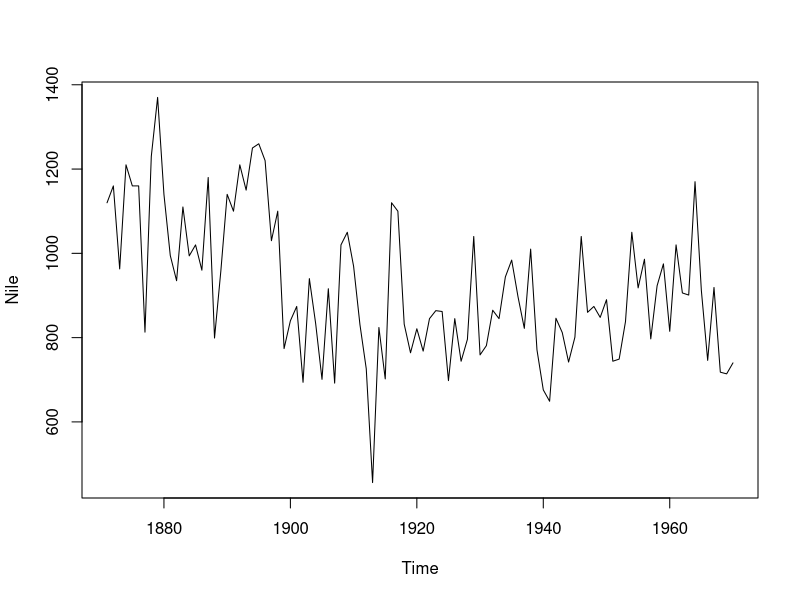
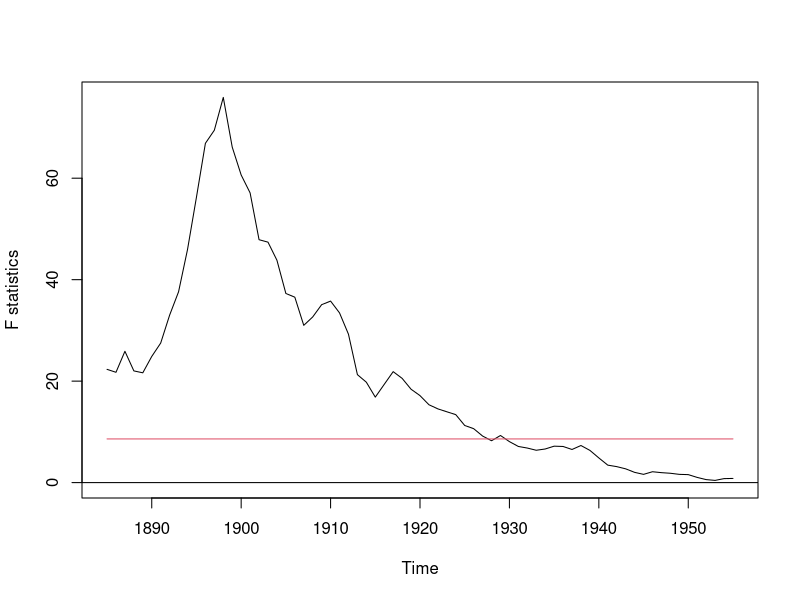
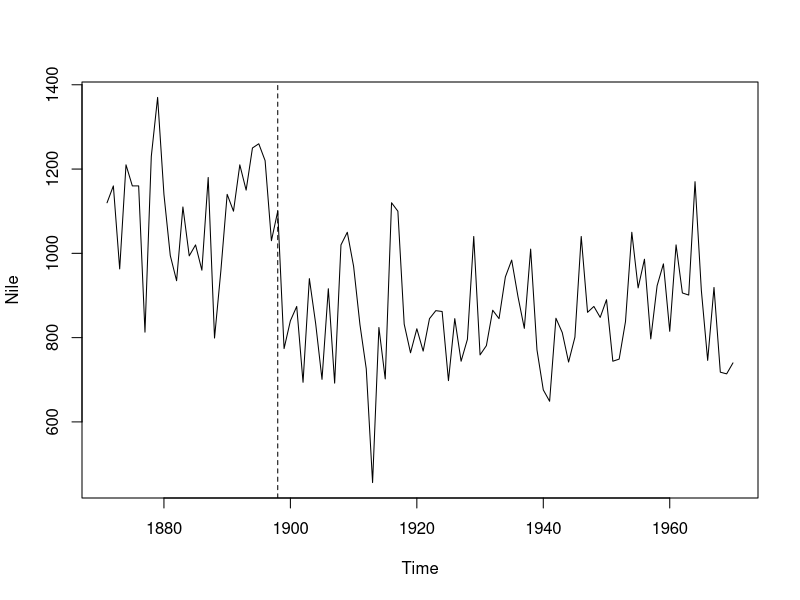
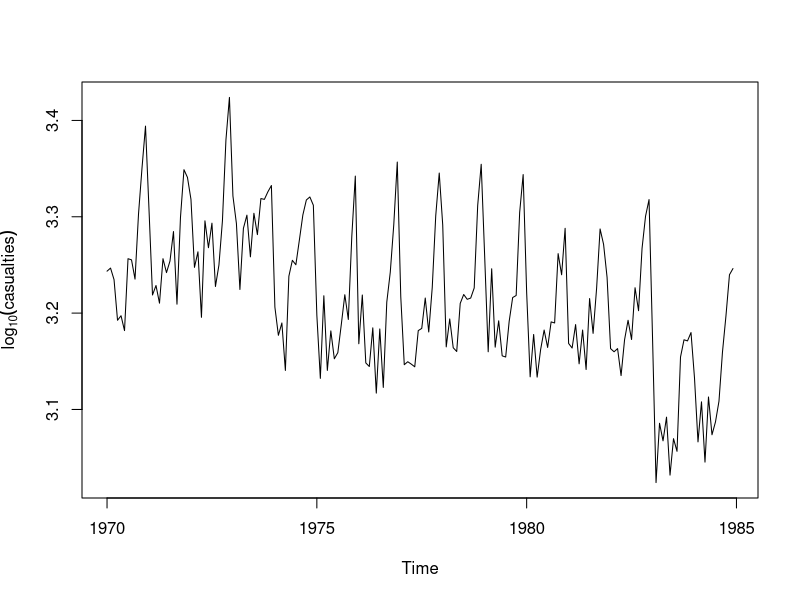
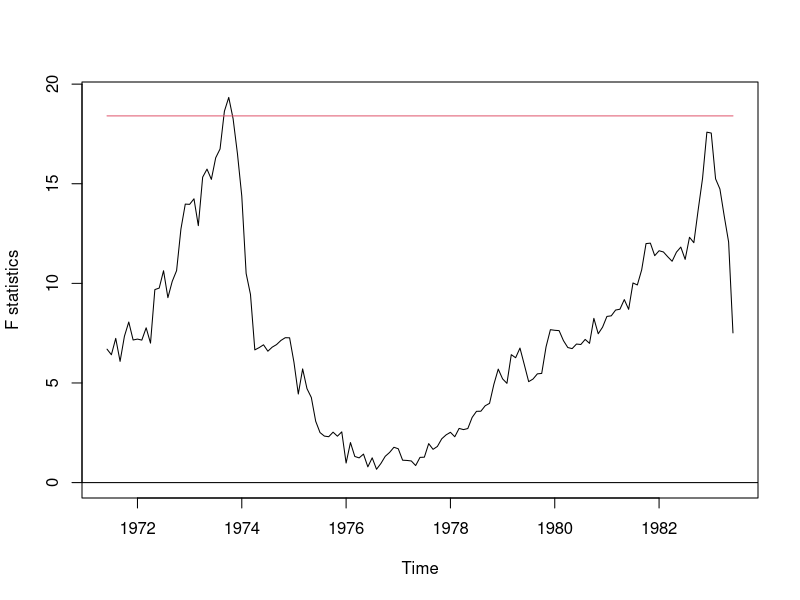
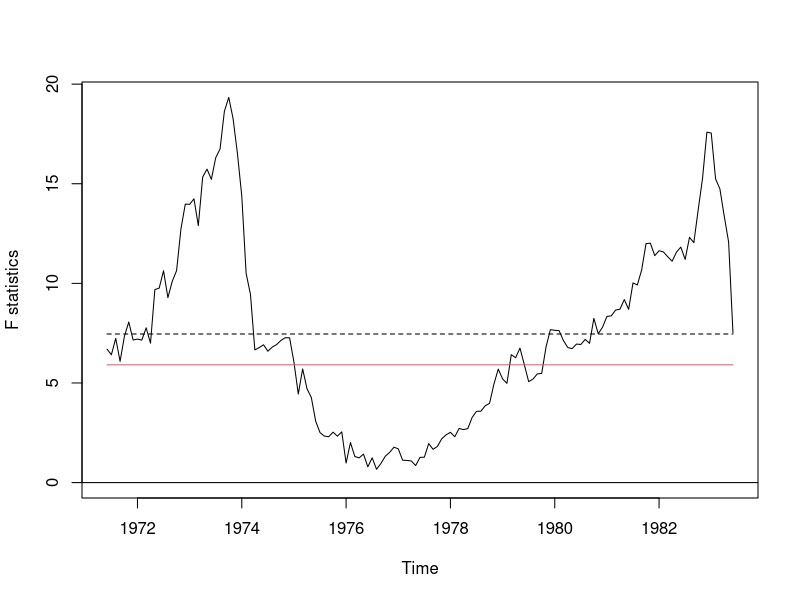

Write the R code that produced these figures, in order.
library(strucchange)


### Name: Fstats
### Title: F Statistics
### Aliases: Fstats print.Fstats
### Keywords: regression

### ** Examples

## Nile data with one breakpoint: the annual flows drop in 1898
## because the first Ashwan dam was built
data("Nile")
plot(Nile)

## test the null hypothesis that the annual flow remains constant
## over the years
fs.nile <- Fstats(Nile ~ 1)
plot(fs.nile)
sctest(fs.nile)
## visualize the breakpoint implied by the argmax of the F statistics
plot(Nile)
lines(breakpoints(fs.nile))

## UK Seatbelt data: a SARIMA(1,0,0)(1,0,0)_12 model
## (fitted by OLS) is used and reveals (at least) two
## breakpoints - one in 1973 associated with the oil crisis and
## one in 1983 due to the introduction of compulsory
## wearing of seatbelts in the UK.
data("UKDriverDeaths")
seatbelt <- log10(UKDriverDeaths)
seatbelt <- cbind(seatbelt, lag(seatbelt, k = -1), lag(seatbelt, k = -12))
colnames(seatbelt) <- c("y", "ylag1", "ylag12")
seatbelt <- window(seatbelt, start = c(1970, 1), end = c(1984,12))
plot(seatbelt[,"y"], ylab = expression(log[10](casualties)))

## compute F statistics for potential breakpoints between
## 1971(6) (corresponds to from = 0.1) and 1983(6) (corresponds to
## to = 0.9 = 1 - from, the default)
## compute F statistics
fs <- Fstats(y ~ ylag1 + ylag12, data = seatbelt, from = 0.1)
## this gives the same result
fs <- Fstats(y ~ ylag1 + ylag12, data = seatbelt, from = c(1971, 6),
             to = c(1983, 6))
## plot the F statistics
plot(fs, alpha = 0.01)
## plot F statistics with aveF boundary
plot(fs, aveF = TRUE)
## perform the expF test
sctest(fs, type = "expF")
